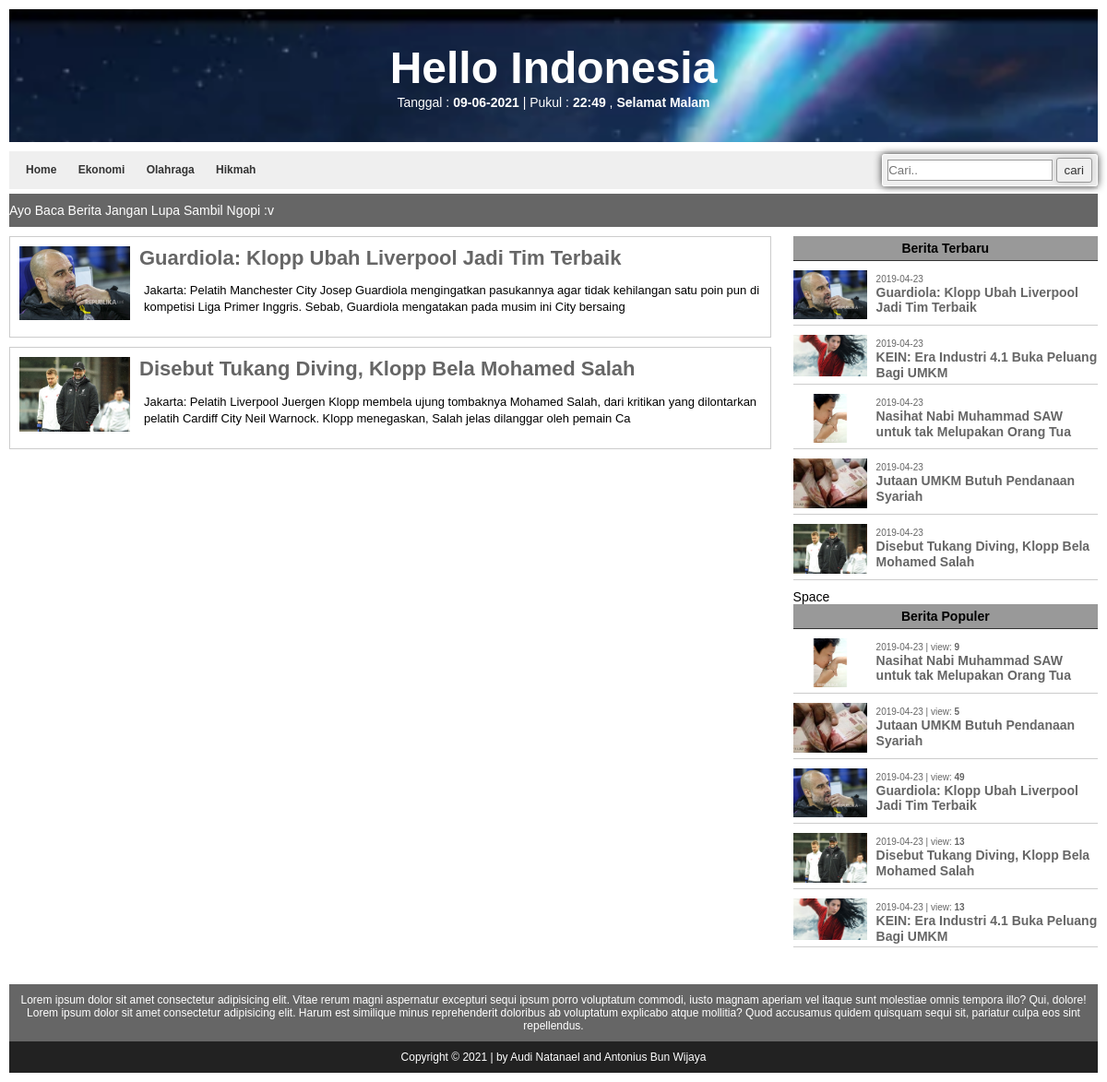
The page /?open=cat&id=4 on the database its author committed.
### tables this page shows
CREATE TABLE `kategori` (
  `ID` int(5) NOT NULL,
  `Kategori` varchar(100) NOT NULL,
  `alias` varchar(50) NOT NULL,
  `Terbit` varchar(1) NOT NULL
);

CREATE TABLE `berita` (
  `ID` int(10) NOT NULL,
  `Judul` varchar(255) NOT NULL,
  `Kategori` varchar(50) NOT NULL,
  `Isi` text NOT NULL,
  `Gambar` varchar(255) NOT NULL,
  `Teks` text NOT NULL,
  `Tanggal` varchar(30) NOT NULL,
  `Updateby` varchar(50) NOT NULL,
  `Viewnum` varchar(20) NOT NULL,
  `Post_type` varchar(20) NOT NULL,
  `Terbit` varchar(1) NOT NULL
);

### inc/fungsi.php (the view, shortened to what this page needs)
<?php
include 'koneksi.php';
function populer()
{
	?>
		<div class="bar-menu">
			Berita Populer
		</div>
		<div>
			<?php
			global $connect;
			$pop = mysqli_query($connect,"SELECT * FROM berita WHERE Terbit='1' AND Tanggal>='".date('Y-m-d H:i:s', strtotime(''.POPULER_TIME.' days'))."' ORDER BY Viewnum DESC LIMIT 0,10");
			while ($r = mysqli_fetch_array($pop)) {
				extract($r);
				echo'
				<div class="side-box">
					<div class="img">
						<img src="'.URL_SITUS.$Gambar.'">
					</div>
					<span>'.substr($Tanggal, 0, 10).' | view: <b>'.$Viewnum.'</b> </span>
					<h1><a href="./?open=detail&id='.$ID.'">'.$Judul.'</a></h1>
					<div class="clear"></div>
				</div>
				';
			}
			?>
		</div>
		<?php
}
function beritaterbaru()
{
	?>
		<div class="bar-menu">
			Berita Terbaru
		</div>
		<div>
			<?php
			global $connect;
			$terkini = mysqli_query($connect,"SELECT * FROM berita WHERE Terbit='1' ORDER BY ID DESC LIMIT 0,10");
			while ($r = mysqli_fetch_array($terkini)) {
				extract($r);
				echo'
				<div class="side-box">
					<div class="img">
						<img src="'.URL_SITUS.$Gambar.'">
					</div>
					<span>'.substr($Tanggal, 0, 10).' </span>
					<h1><a href="./?open=detail&id='.$ID.'">'.$Judul.'</a></h1>
					<div class="clear"></div>
				</div>
				';
			}
			?>
		</div>
		<?php
}
?>

### header.php (shortened to what this page needs)
<?php
include("inc/fungsi.php");
 ?>
<!DOCTYPE html>
<html>
<head>
    <link rel="stylesheet" type="text/css" href="assets/style.css">
</head>
<body>
    <div class="wrap">
        <div class="pd10">
            <header>
                <div class="menyapa pt35 pb35 mb10">
                    <h1>Hello Indonesia</h1>
                    <?php
						$tanggal = mktime(date('m'), date("d"), date('Y'));
						echo "Tanggal : <b> " . date("d-m-Y", $tanggal ) . "</b>";
						$jam = date ("H:i");
						echo " | Pukul : <b> " . $jam . " " ." </b> ";
						$a = date ("H");
						if (($a>=6) && ($a<=11)) {
							echo " <b>, Selamat Pagi !! </b>";
						}else if(($a>=11) && ($a<=15)){
							echo " , Selamat  Pagi !! ";
						}elseif(($a>15) && ($a<=18)){
							echo ", Selamat Siang !!";
						}else{
							echo ", <b> Selamat Malam </b>";
						}
					?>
                </div>
                <nav>
                    <a href="./">Home</a>
                    <?php
				global $connect;
				$menu = mysqli_query($connect,"SELECT * FROM kategori WHERE Terbit='1' ORDER BY ID ASC LIMIT 0,10");
				while ($r = mysqli_fetch_array($menu)) {
					extract($r);
					echo'
					<a href="./?open=cat&id='.$ID.'">'.$Kategori.'</a>
					';
				}
				 ?>
                    <form action="" method="GET" class="btn fr" style="margin-top:-5px; margin-right: -8px;">
                        <input type="text" name="key" placeholder="Cari..">
                        <input type="submit" name="open" value="cari">
                    </form>
                </nav>
                <div class="teksjalannav pt10 pb10 mt5">
                    <marquee direction="left" behavior="scroll">Ayo Baca Berita Jangan Lupa Sambil Ngopi :v
                    </marquee>
                </div>
            </header>

### kategori.php (shortened to what this page needs)
<div class="mainpage">
	<div class="content">
		<?php
		global $connect;
		$catid = (isset($_GET['id']) ? $_GET['id'] : '');
		$getalias = mysqli_query($connect,"SELECT * FROM kategori WHERE ID='".$catid."'");
		while ($al = mysqli_fetch_array($getalias)) {
			$sql = mysqli_query($connect,"SELECT * FROM berita WHERE Terbit='1' AND Kategori='".$al['alias']."' ORDER BY ID DESC LIMIT 0,10");
			while ($b = mysqli_fetch_array($sql)) {
				extract($b);
			echo'
			<div class="boxnews">
				 <div class="img">
				 	<img src="'.URL_SITUS.$Gambar.'">
				 </div>
				 <h1><a href="./?open=detail&id='.$ID.'">'.$Judul.'</a></h1>
				 <p>'.substr(strip_tags($Isi),0,200).'</p>
				 <div class="clear"></div>
			</div>
			';
			}
		}
		?>
	</div>
	<div class="sidebar">
		<?php include 'sidebar.php'; ?>
	</div>
</div>

### assets/style.css (style rules this page uses)
body { margin:0; padding:0; background: rgb(255, 255, 255); font-family: arial, sans-serif; font-size: 14px; color: rgb(0, 0, 0); }
a { text-decoration: none; color: #666666 }
h1, h2, h3, h4, h5, h6 { line-height: 1.2; }
h1 { font-size: 48px; margin: 0; }
.fr { float: right; }
.pd10 { padding: 10px !important; }
.pt10 { padding-top: 10px !important; }
.pt35 { padding-top: 35px !important; }
.pb10 { padding-bottom: 10px !important; }
.pb35 { padding-bottom: 35px !important; }
.mt5 { margin-top: 5px !important; }
.mb10 { margin-bottom: 10px !important; }
.wrap { width: 100%; margin: 0 auto; }
input[type="text"] { padding: 3px 0; border: 1px solid #999; }
input[type="submit"] { box-shadow: 0px 0px 10px #ccc; border: 1px solid #999; padding: 5px 8px; color:#333; box-sizing: border-box; border-radius:3px; }
.btn { padding: 3px 5px; margin: 0px 3px; border-radius:3px; border:1px solid #FFF; box-sizing: border-box; box-shadow: 0px 0px 8px #333; }
header { min-height:90px; }
nav { padding: 8px; height: 25px; font-size:12px; line-height: 25px; font-weight: 700; background: #efefef; }
nav a { margin: 3px 10px; color: #333; text-decoration: none; }
.mainpage { width: 100%; padding: 0; margin: 0; box-sizing: border-box; }
.content { width: 70%; float: left; }
.sidebar { width: 28%; float: right; }
.boxnews { width: 100%; box-sizing: border-box; margin: 0 0 10px 0; padding: 10px; border:1px solid #ccc; }
.boxnews .img { width: 120px; height: auto; float: left; margin-right: 10px; overflow: hidden; }
.boxnews .img img { width: 100%; }
.boxnews h1 { font-size:22px; }
.boxnews h1 a { color: #666; text-decoration: none; }
.boxnews p { font-size: 13px; line-height:1.4; margin-left: 135px; }
.bar-menu { font-size: 14px; font-weight: 700; text-align: center; padding: 5px 0; margin: 0 0 10px 0; background: #999; border-bottom: 1px solid #333; }
.side-box { width: 100%; box-sizing: border-box; margin: 0 0 10px 0; padding:0 0 3px 0; border-bottom:1px solid #ccc; }
.side-box .img { width:80px; height: auto; float: left; margin-right: 10px; overflow: hidden; }
.side-box .img img { width: 100%; }
.side-box h1 { font-size:14px; }
.side-box h1 a { color: #666; text-decoration: none; }
.side-box span { font-size: 10px; color: #666; }
.teksjalannav { background: #666; color:#FFF; }
.menyapa { background-image: url(../bg-helloindo.webp); text-align: center; color: #FFF; background-size: cover; background-repeat: no-repeat; background-position: center; background-attachment: fixed; }

### rows shown on the page
kategori: Kategori "Ekonomi"
kategori: Kategori "Olahraga"
kategori: Kategori "Hikmah"
berita: Gambar (picture), Judul "Guardiola: Klopp Ubah Liverpool Jadi Tim Terbaik", Isi "Jakarta: Pelatih Manchester City Josep Guardiola mengingatkan pasukannya agar tidak kehilangan satu poin pun di kompetisi Liga Primer Inggris. Sebab, Guardiola mengatakan pada musim ini City bersaing", Tanggal "2019-04-23", Viewnum "49"
berita: Gambar (picture), Judul "Disebut Tukang Diving, Klopp Bela Mohamed Salah", Isi "Jakarta: Pelatih Liverpool Juergen Klopp membela ujung tombaknya Mohamed Salah, dari kritikan yang dilontarkan pelatih Cardiff City Neil Warnock. Klopp menegaskan, Salah jelas dilanggar oleh pemain Ca", Tanggal "2019-04-23", Viewnum "13"
berita: Gambar (picture), Tanggal "2019-04-23", Judul "KEIN: Era Industri 4.1 Buka Peluang Bagi UMKM", Viewnum "13"
berita: Gambar (picture), Tanggal "2019-04-23", Judul "Nasihat Nabi Muhammad SAW untuk tak Melupakan Orang Tua", Viewnum "9"
berita: Gambar (picture), Tanggal "2019-04-23", Judul "Jutaan UMKM Butuh Pendanaan Syariah", Viewnum "5"

### other values the page prints
$jam "22:49"
